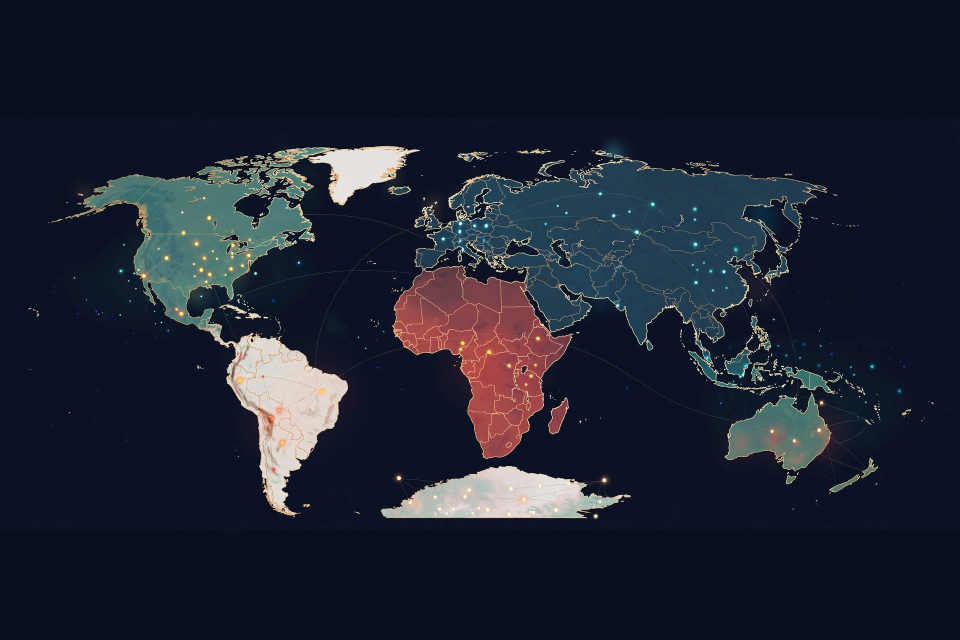
#> input picture assets/bg.png, 1920 x 1280 px (shown at 1/2 size)
$ python image_pipeline.py
#> lines starting #> are read from the running program, lines starting #| are printed output that depends on the picture
#!/usr/bin/env python3
"""Build-time pipeline for news-image-20261118.

Renders assets/master.png (1024x1024) from assets/bg.png — a world-map
background generated in-session — plus a Pillow text overlay carrying the
verified news of Wednesday, 18 November 2026.

Deterministic: same inputs always produce the same bytes. No network, no
timestamps, no randomness. Run: python3 src/image_pipeline.py
"""
import os
from PIL import Image, ImageDraw, ImageFont

ROOT = os.path.dirname(os.path.dirname(os.path.abspath(__file__)))
BG_PATH = os.path.join(ROOT, "assets", "bg.png")
OUT_PATH = os.path.join(ROOT, "assets", "master.png")

FD = "/usr/share/fonts/truetype/dejavu"
SERIF_B = os.path.join(FD, "DejaVuSerif-Bold.ttf")
SANS = os.path.join(FD, "DejaVuSans.ttf")
SANS_B = os.path.join(FD, "DejaVuSans-Bold.ttf")

NAVY = (10, 22, 40)
WHITE = (245, 239, 224)
GOLD = (212, 175, 55)
RED = (214, 69, 65)
TEAL = (78, 205, 196)
MUTED = (190, 200, 210)

# (number, kicker, headline, fact, accent, longitude, latitude)
STORIES = [
    (1, "MIDDLE EAST \u00b7 GULF", "IRAN HITS U.S. BASES IN THE GULF",
     "Iran strikes Ali Al Salem base in Kuwait; Bahrain intercepts a 3rd attack in a week; Houthi missile to Riyadh destroyed.",
     RED, 48, 29),
    (2, "ASIA \u00b7 APEC SHENZHEN", "XI, PUTIN SET STAGE FOR TRUMP",
     "Xi pledges to fight protectionism; Putin denounces sanctions. Trilateral summit is Thursday, 19 November.",
     GOLD, 114, 22.5),
    (3, "AMERICAS \u00b7 ALASKA", "PELTOLA WINS ALASKA SENATE",
     "Democrat Mary Peltola beats incumbent Dan Sullivan 50% to 46%; first Alaska Native in the U.S. Senate.",
     GOLD, -150, 61),
    (4, "AFRICA \u00b7 HEALTH", "EBOLA: 11,000+ CASES, 5,300+ DEAD",
     "DR Congo outbreak \u201cstill out of control\u201d six months on; spread to 8 provinces; 1,737 children dead.",
     RED, 15, -4),
    (5, "AFRICA \u00b7 SUDAN", "SUDAN DRONE WAR KILLS 160+",
     "160+ killed in recent drone strikes; UN counts 2,230 civilians killed Jan\u2013Oct, mostly by drones.",
     RED, 32, 15),
    (6, "ASIA \u00b7 BANGLADESH", "BANGLADESH GARMENT UNREST",
     "Day 3: workers block the Dhaka\u2013Mymensingh road; ~500 factories shut since Saturday; wage demand Tk 30,000.",
     GOLD, 90, 24),
    (7, "OCEANIA \u00b7 PACIFIC", "CYCLONE XAVIER HITS COOK ISLANDS",
     "Category 5: winds 220 km/h, gusts to 315 km/h; heading for Samoa. No casualties reported yet.",
     TEAL, -160, -21),
    (8, "MIDDLE EAST \u00b7 WEST BANK", "AUSTRALIA SANCTIONS WEST BANK SETTLERS",
     "Sanctions on 3 people and 4 groups over illegal settlements; coordinated with the UK. Israel freezes E1 tender.",
     GOLD, 35, 32),
    (9, "TECH \u00b7 AI", "ANTHROPIC PRICES $1.4T IPO",
     "Pricing set Wednesday; Nasdaq debut as ANT on Thursday. Range $70\u201378 a share; books ~7x oversubscribed.",
     TEAL, -122, 37),
]

# Six region panels: (title, accent, [(bold lead, fact), ...])
PANELS = [
    ("MIDDLE EAST & GULF", RED, [
        ("1 IRAN HITS U.S. BASES", "Kuwait base struck; Bahrain intercepts 3rd attack; Houthi missile to Riyadh destroyed."),
        ("8 WEST BANK SANCTIONS", "Australia sanctions 3 people, 4 groups; UK acted Tuesday; Israel freezes E1 tender."),
        ("KERCH BRIDGE", "Kremlin vows to rebuild it \u201ceven better\u201d after Ukraine\u2019s 17 Nov strike."),
    ]),
    ("ASIA-PACIFIC", GOLD, [
        ("2 APEC: XI & PUTIN", "Xi fights protectionism; Putin denounces sanctions. Trump trilateral is Thursday."),
        ("6 BANGLADESH UNREST", "Day 3 of garment protests; ~500 factories shut; wage demand Tk 30,000."),
        ("9 ANTHROPIC IPO", "Pricing Wednesday; $70\u201378 a share, up to ~$1.4T; Nasdaq debut Thursday."),
    ]),
    ("AFRICA", RED, [
        ("4 EBOLA OUT OF CONTROL", "11,000+ cases, 5,300+ dead in DR Congo; 8 provinces; 1,737 children dead."),
        ("5 SUDAN DRONE WAR", "160+ killed in recent strikes; UN: 2,230 civilians killed Jan\u2013Oct."),
    ]),
    ("AMERICAS", GOLD, [
        ("3 PELTOLA WINS ALASKA", "Democrat beats Sullivan 50%\u201346%; first Alaska Native in the U.S. Senate."),
        ("TRUMP\u2019S ASIA TOUR", "In Manila, Trump claims a \u201cvery big trade deal\u201d with the Philippines \u2014 no details given."),
        ("APPLE RESTORED", "Apple confirms the 17 Nov outage was an internal update, not a cyberattack."),
    ]),
    ("OCEANIA", TEAL, [
        ("7 CYCLONE XAVIER", "Category 5 hits Cook Islands: 220 km/h winds, gusts to 315 km/h; Samoa next."),
        ("SAMOA NEXT", "Xavier turns southwest toward Samoa after the Cook Islands; no deaths reported yet."),
    ]),
    ("GLOBAL", TEAL, [
        ("COP31 DEADLOCK", "Antalya talks in decisive phase; climate-finance and fossil-fuel deadlock."),
        ("GAZA: WINTER IN TENTS", "Board of Peace to UN: 1,650 Palestinians killed since the ceasefire."),
        ("ICJ VERDICT THURSDAY", "Myanmar genocide verdict due 19 Nov; UN elects 5 new ICJ judges today."),
    ]),
]


def _font(path, size):
    return ImageFont.truetype(path, size)


def _wrap(draw, text, fnt, max_w):
    lines, cur = [], ""
    for word in text.split():
        trial = (cur + " " + word).strip()
        if draw.textlength(trial, font=fnt) <= max_w:
            cur = trial
        else:
            if cur:
                lines.append(cur)
            cur = word
    if cur:
        lines.append(cur)
    return lines


def _map_xy(lon, lat):
    """Longitude/latitude to pixels in the 1920x1280 background map."""
    x = 170 + (lon + 180) / 360.0 * 1610
    y = 700 - lat * 5.0
    return x, y


def render():
    base = Image.open(BG_PATH).convert("RGB")
#> base is the input picture: PIL image 1920x1280 RGB; mean R, G, B 29.2, 35, 48.3
    canvas = Image.new("RGB", (1024, 1024), NAVY)
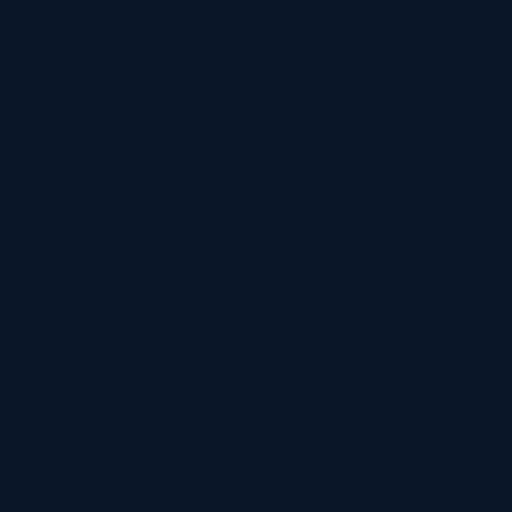
#> canvas: PIL image 1024x1024 RGB (shown at 1/2 size); mean R, G, B 10, 22, 40
    # Map band: crop the world map out of the background, keep Antarctica out.
    band = base.crop((0, 300, 1920, 970))
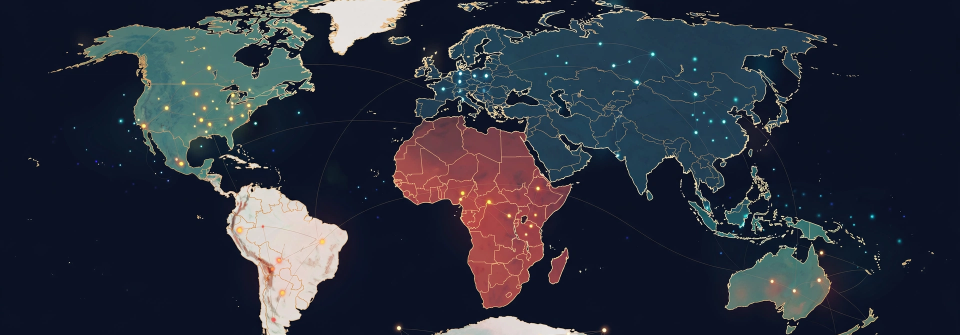
#> band: PIL image 1920x670 RGB (shown at 1/2 size); mean R, G, B 42.7, 47.8, 60.6
    band = band.resize((1024, 357), Image.LANCZOS)
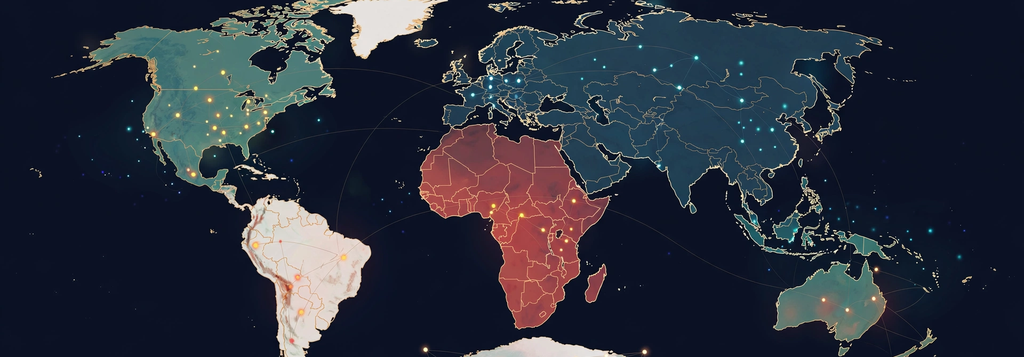
#> band: PIL image 1024x357 RGB; mean R, G, B 42.7, 47.9, 60.6
    canvas.paste(band, (0, 158))
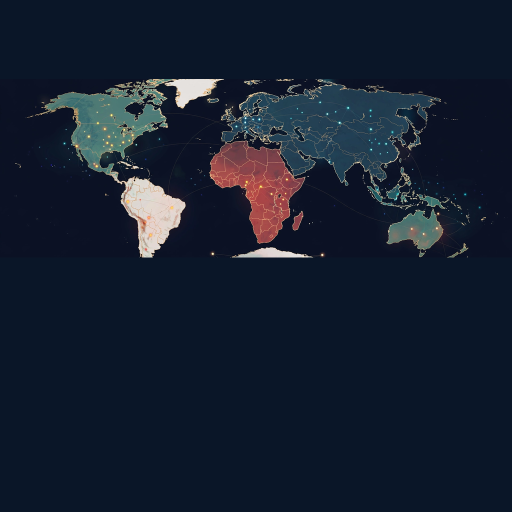
#> canvas: PIL image 1024x1024 RGB (shown at 1/2 size); mean R, G, B 21.4, 31, 47.2
    draw = ImageDraw.Draw(canvas, "RGBA")
    # Numbered geographic markers, matched to the story numbers.
    scale = 1024 / 1920.0
    for num, _k, _h, _f, accent, lon, lat in STORIES:
        mx, my = _map_xy(lon, lat)
        px = mx * scale
        py = 158 + (my - 300) * scale
        draw.ellipse([px - 13, py - 13, px + 13, py + 13], fill=accent,
                     outline=WHITE, width=2)
        draw.text((px, py), str(num), font=_font(SANS_B, 14), fill=NAVY,
                  anchor="mm")
    # Masthead.
    draw.text((512, 58), "THE WORLD TODAY", font=_font(SERIF_B, 62),
              fill=WHITE, anchor="mm")
    draw.line([(232, 96), (792, 96)], fill=GOLD, width=3)
    draw.text((512, 122), "WEDNESDAY \u00b7 NOVEMBER 18 \u00b7 2026",
              font=_font(SANS_B, 24), fill=GOLD, anchor="mm")
    draw.text((512, 148), "6 CONTINENTS. ONE CONNECTED WORLD.",
              font=_font(SANS_B, 19), fill=MUTED, anchor="mm")
    # Six region panels, 2 rows x 3 columns.
    gx, gy, cw, ch, gap = 16, 566, 322, 208, 12
    for i, (title, accent, items) in enumerate(PANELS):
        r, c = divmod(i, 3)
        x0 = gx + c * (cw + gap)
        y0 = gy + r * (ch + gap)
        x1, y1 = x0 + cw, y0 + ch
        draw.rounded_rectangle([x0, y0, x1, y1], radius=10,
                               fill=(8, 20, 38, 218), outline=accent, width=1)
        draw.text((x0 + 12, y0 + 14), title, font=_font(SANS_B, 15), fill=accent)
        draw.line([(x0 + 12, y0 + 36), (x1 - 12, y0 + 36)], fill=accent, width=1)
        y = y0 + 44
        for head, fact in items:
            draw.text((x0 + 12, y), head, font=_font(SANS_B, 13), fill=WHITE)
            y += 17
            for line in _wrap(draw, fact, _font(SANS, 12), cw - 24)[:2]:
                draw.text((x0 + 12, y), line, font=_font(SANS, 12), fill=MUTED)
                y += 15
            y += 6
    # Footer: date + sources, so the judge can see what the image sums up.
    draw.text((512, 1004),
              "Every headline above happened on Wednesday, 18 November 2026 \u00b7 "
              "Sources: Reuters, AP, Al Jazeera, UN News, official statements",
              font=_font(SANS, 13), fill=MUTED, anchor="mm")
    return canvas


def main():
    image = render()
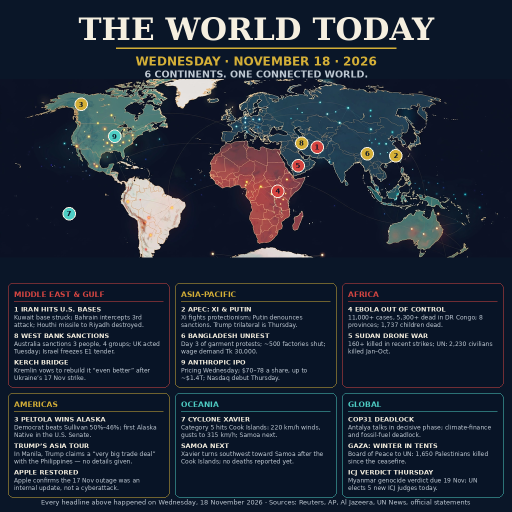
#> image: PIL image 1024x1024 RGB (shown at 1/2 size); mean R, G, B 33, 41.4, 55
    # Determinism guard: rendering twice must give identical bytes.
    image2 = render()
    assert image.tobytes() == image2.tobytes(), "render is not deterministic"
    image.save(OUT_PATH, format="PNG")
    size = os.path.getsize(OUT_PATH)
    if size > 1048576:
        # PNG too big: fall back to JPEG quality 88 (still named master.png;
        # the rules tell PNG from JPEG by the first bytes, name stays entry.png).
        image.save(OUT_PATH, format="JPEG", quality=88)
        size = os.path.getsize(OUT_PATH)
    assert image.size == (1024, 1024), image.size
    assert size <= 1048576, size
    print(f"master.png: {image.size[0]}x{image.size[1]}, {size} bytes")
#| master.png: 1024x1024, 442577 bytes


if __name__ == "__main__":
    main()
